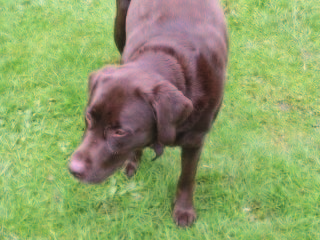
#> input picture dog.png, 320 x 240 px
$ jupyter execute --allow-errors slic2.ipynb   (Python 2 division)
#> lines starting #> are read from the running program, lines starting #| are printed output that depends on the picture
[cell 1]
# import the necessary packages
from skimage.segmentation import slic
from skimage.segmentation import mark_boundaries
from skimage.util import img_as_float
from skimage import io
import matplotlib.pyplot as plt
import argparse

[cell 2]
import numpy as np
import os
from matplotlib import pyplot as plt

[cell 3]
def showImage(image):
    %matplotlib inline

    plt.imshow(image, interpolation='nearest')
    #plt.gca().invert_yaxis()
    plt.tight_layout()
    plt.colorbar()
    plt.show()

# [46 lines left out: functions showImage_cat, showBWImage, showImage_clim, showImage_autoSize, showImage_autoSize_clim, not called in this run]

[cell 4]
# load the image and convert it to a floating point data type
image = io.imread("dog.png")
#> image is the input picture: shape (240, 320, 4); mean R, G, B, A 143.4, 161.9, 105.4, 255

[cell 5]
print image.shape
#| (240, 320, 4)

[cell 6]
#get rid of the 4th dimension
new_image = image[:,:,0:3]

[cell 7]
new_image.shape
#> Out = (240, 320, 3)

[cell 8]
# loop over the number of segments
for numSegments in (10, 20, 30):
	# apply SLIC and extract (approximately) the supplied number
	# of segments
	segments = slic(new_image, numSegments, 10, sigma=1, enforce_connectivity=True)

	# show the output of SLIC
	fig = plt.figure("Superpixels -- %d segments" % (numSegments))
	ax = fig.add_subplot(1, 1, 1)
	ax.imshow(mark_boundaries(new_image, segments))
	plt.axis("off")
#> this loop made 3 passes
#> pass 1, `segments = slic(new_image, numSegments, 10, sigma=1, enforce_connectiv..`:
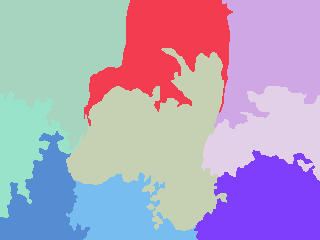
#> segments: shape (240, 320) int64; 9 distinct labels, from 1 to 9; one colour per label, 0 black
#> pass 2, `segments = slic(new_image, numSegments, 10, sigma=1, enforce_connectiv..`:
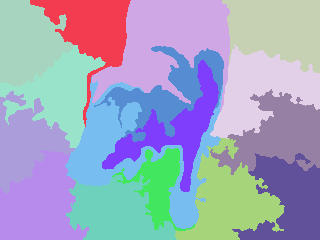
#> segments: shape (240, 320) int64; 16 distinct labels, from 1 to 16; one colour per label, 0 black
#> pass 3, `segments = slic(new_image, numSegments, 10, sigma=1, enforce_connectiv..`:
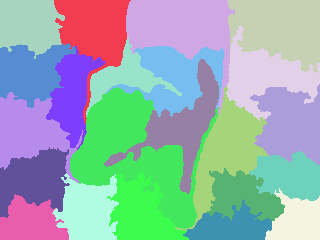
#> segments: shape (240, 320) int64; 22 distinct labels, from 1 to 22; one colour per label, 0 black

# show the plots
plt.show()
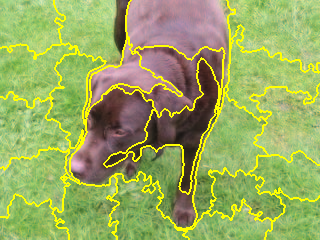
#> shown: shape (240, 320, 3) float64; mean R, G, B 0.604, 0.671, 0.378

#> (a cell that did not finish here is left out)

#> (a cell that did not finish here is left out)

#> (a cell that did not finish here is left out)

[cell 12]
showImage(image[:,:,0])
showImage(image[:,:,1])
#> in showImage (call 2), `plt.show()`:
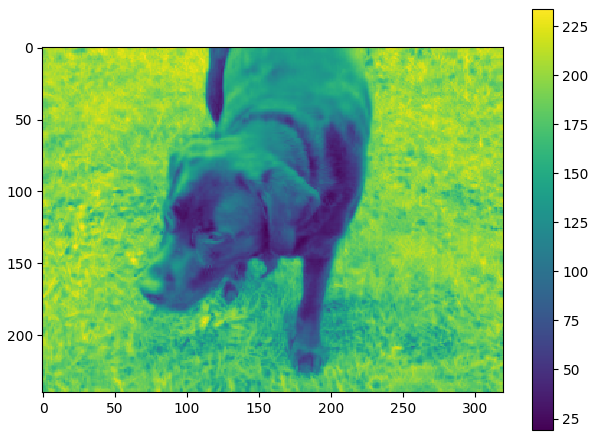
#> figure drawn by matplotlib, 2 panels
showImage(image[:,:,2])
#> in showImage (call 3), `plt.show()`:
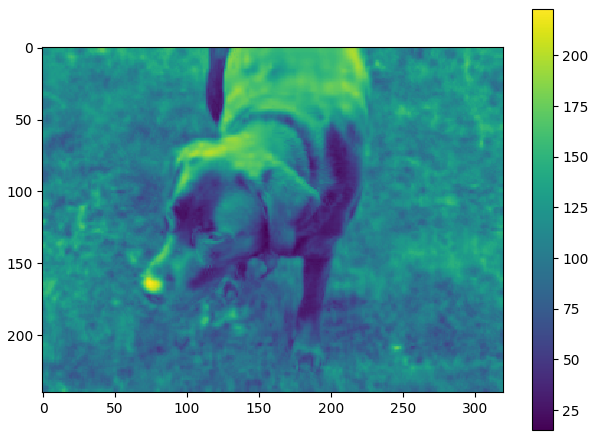
#> figure drawn by matplotlib, 2 panels
showImage(image[:,:,3])
#> in showImage (call 4), `plt.show()`:
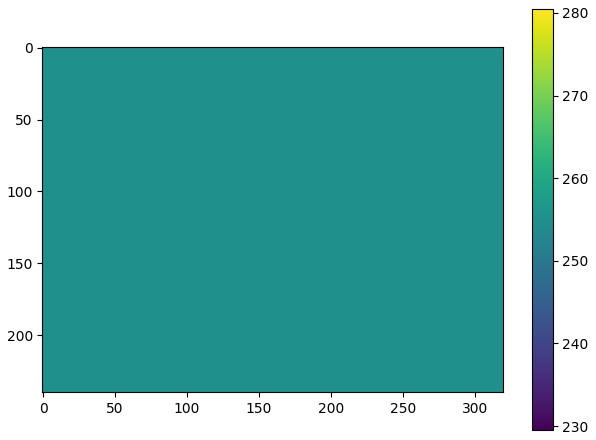
#> figure drawn by matplotlib, 2 panels

#> (a cell that did not finish here is left out)

[cell 14]
plt.imshow(mark_boundaries(image[:,:,1], segments))
plt.show()
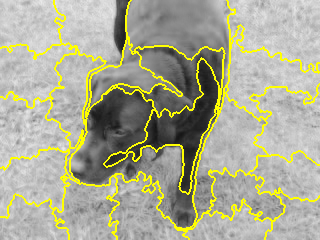
#> shown: shape (240, 320, 3) float64; mean R, G, B 0.671, 0.671, 0.58

[cell 15]
from skimage.data import astronaut

[cell 16]
img = img_as_float(astronaut()[::2, ::2])
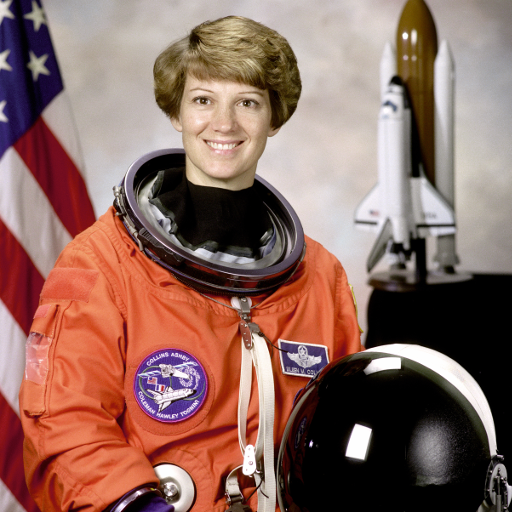
#> input picture skimage.data.astronaut(), 512 x 512 px
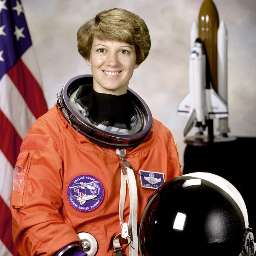
#> img: shape (256, 256, 3) float64; mean R, G, B 0.556, 0.415, 0.379
